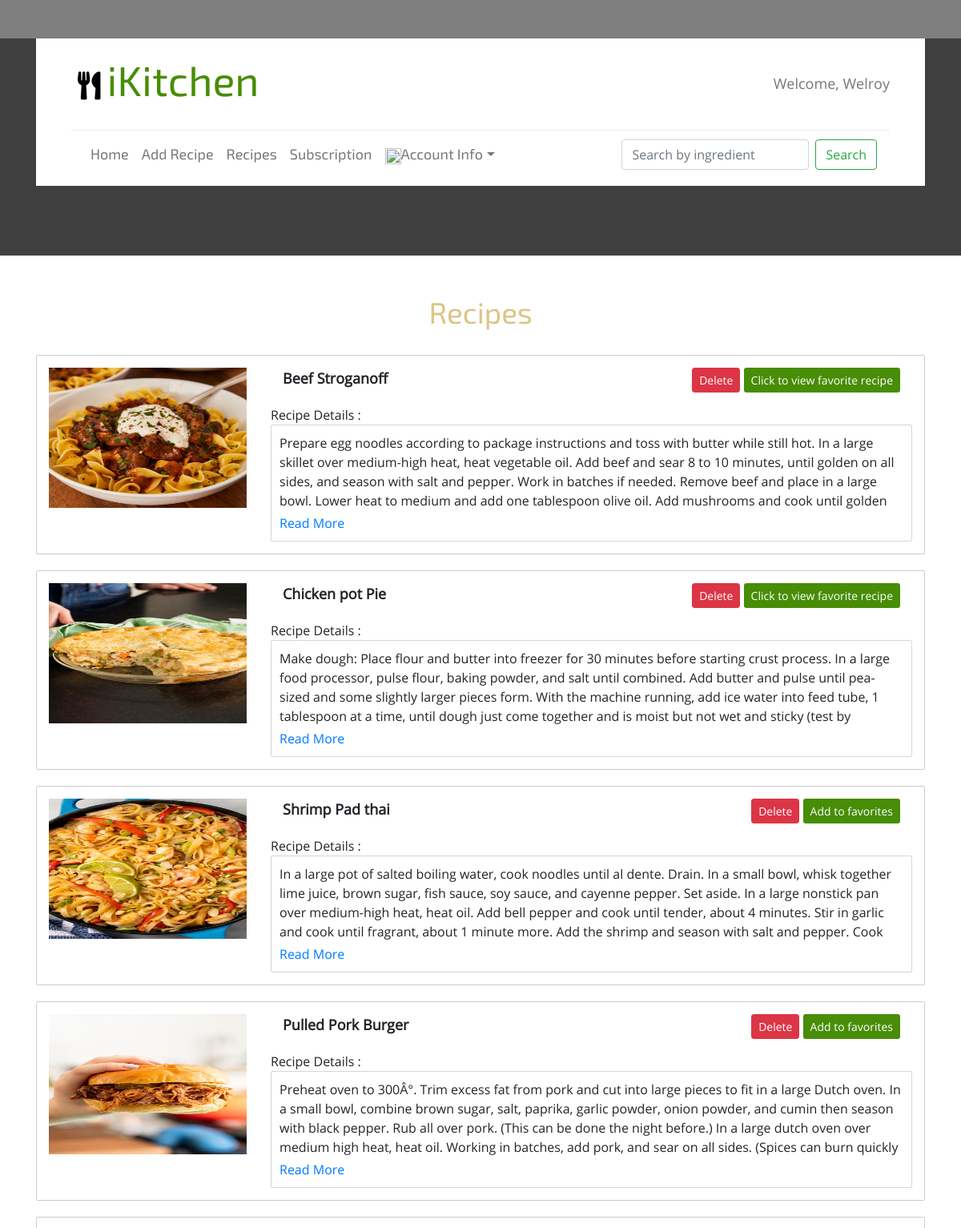
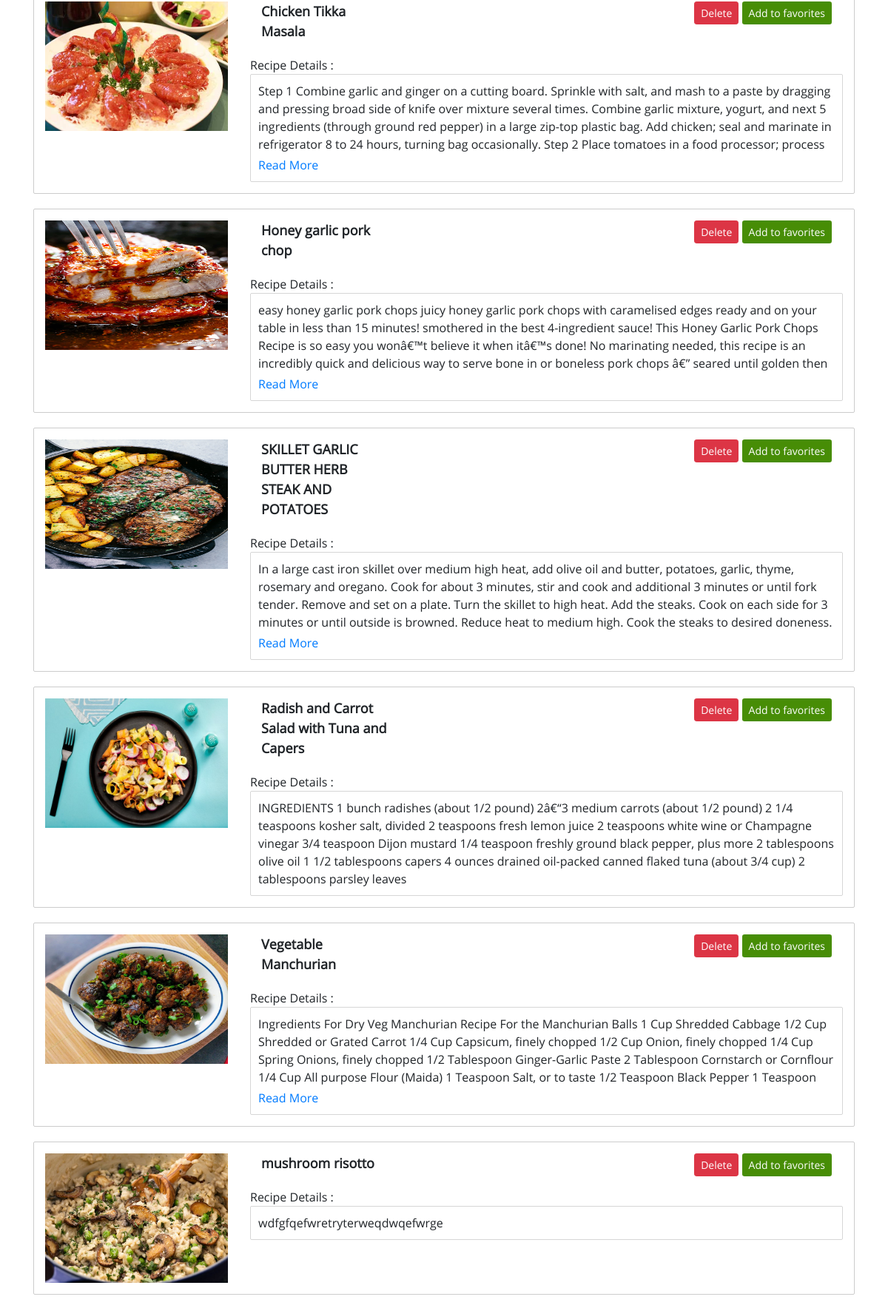
Page /gallery.php (signed in, upper part) on the committed database (2 pictures, top to bottom).
### tables this page shows
CREATE TABLE `entitlement` (
  `ent_id` int(11) NOT NULL,
  `ent_role` varchar(255) DEFAULT NULL,
  `user_id` int(11) DEFAULT NULL
);

CREATE TABLE `users` (
  `id` int(11) NOT NULL,
  `user_name` varchar(255) DEFAULT NULL,
  `user_email` varchar(255) DEFAULT NULL,
  `user_pass` varchar(255) NOT NULL
);

CREATE TABLE `content` (
  `content_id` int(11) NOT NULL,
  `title` varchar(100) NOT NULL,
  `image` blob,
  `content_protein` varchar(255) NOT NULL,
  `des` mediumtext,
  `user_id` int(11) DEFAULT NULL
);

### gallery.php (the view, shortened to what this page needs)
<?php
include_once 'dbconnect.php';
include 'header.php';
?>
	</div>
	</div>
<div class="gallery pages">
	  <div class="container">
		 <h2>Recipes</h2>
		 <?php
		 if($_SESSION){
		 $id = $_SESSION['usr_id'];
		 $query= "SELECT * FROM sub_del where `user_id`= $id";
		 $fire1 = mysqli_query($con,$query) or die(mysql_error());;
		 $row1 = mysqli_fetch_assoc($fire1);
		 $sub = $row1['sub_status'];
		 if($sub==1){
			$query = "SELECT * FROM content";
			$fire3 = mysqli_query($con,$query) or die("Cannot fetch the data".mysqli_error($con));
		?>
		 <div class="gallery-bottom">
				<div class="gallery-1">
					<div class="gallery-grid">
					<form role="form" action = "<?php echo $_SERVER['PHP_SELF']; ?>" method="post" name="delete">
						<?php
							while($row3 = mysqli_fetch_assoc($fire3)){
						?>
						<div class="row looping">
								<div class="col-md-3"><div><img src = "images/<?php echo $row3['image'];?>"></div></div>
								<div class="col-md-9">
									<div>
										<div class="row">
											<div class="col-md-3"><span><?php echo $row3['title'];?></span></div>
											<div class="col-md-9 ed-buttons"><?php
										if($row3['user_id'] == $_SESSION['usr_id']){
										?>
										<a class="btn btn-sm btn-danger" href="<?php $_SERVER['PHP_SELF']?>?del=<?php echo $row3['content_id']?>">Delete</a>
										<?php
										}
										?>
										<?php
											$query1 = "SELECT * FROM favorite where content_id = $row3[content_id] && user_id = $_SESSION[usr_id]";
											$fire4 = mysqli_query($con,$query1);
											if(!$row4 = mysqli_fetch_assoc($fire4)){
										?>
											<a class="btn btn-sm btn-primary" href="<?php $_SERVER['PHP_SELF']?>?add=<?php echo $row3['content_id']?>">Add to favorites</a>
											<?php
											}
											else{
												?>
												<a class="btn btn-sm btn-primary" href="favorite.php"><p>Click to view favorite recipe</p></a>
												<?php
											}
											?>
										</div>
										</div>
										<span class="rc-head">Recipe Details :</span>
										<span class="rc-info">
											<section id="demo">
												<article class="slide"><p><?php echo $row3['des'];?></p></article>
											</section>
											</span>
									</div>
								</div>
						</div>
					<?php }?>
			</form>
		 </div>
	 </div>
</div>
</div>
<?php
		 }
		}
		 include('footer.php');
?>

### header.php (shortened to what this page needs)
<!DOCTYPE HTML>
<html>
<head>
<link rel="stylesheet" href="https://stackpath.bootstrapcdn.com/bootstrap/4.1.3/css/bootstrap.min.css">
<link rel="stylesheet" href="css/lightbox.css">
<link href="css/style.css" rel='stylesheet' type='text/css' />
<link rel="stylesheet" href="https://use.fontawesome.com/releases/v5.3.1/css/all.css">
</head>
<body>
<div class="banner banner2">
	 <div class="container">
		 <div class="banner_head_top">
			 <div class="banner-head">
				 <div class="logo">
					 <h1><a href="index.php"><i class="fas fa-utensils"></i><span>iKitchen</span></a></h1>
				 </div>
					<div class="headr-right">
						<div class="details">
									<?php if($_SESSION) {
										$id=$_SESSION['usr_id'];
										$query="SELECT * FROM users u, entitlement e WHERE u.id=$id && e.user_id = $id";
										$fire = mysqli_query($con,$query) or die("Cannot fetch the data".mysqli_error($con));
										$row = mysqli_fetch_assoc($fire);
										$Ent=$row['ent_role'];
										?>
									<p align="center" class="navbar-text pro-name"><a href = "accountinfo.php" style="
    color: #777;
    transition: 0.2s ease; font-size:18px;">  Welcome, <?php echo $row['user_name'];
								}?></a></p>
						</div>
					</div>
				 <div class="clearfix"></div>
			 </div>
			 <div class="top-menu">
			 <div class="content white">
			<nav class="navbar navbar-expand-lg navbar-default">
				<div class="collapse navbar-collapse" id="navbarSupportedContent">
				<ul class="navbar-nav mr-auto" id="navi">
							 <li class=""><a href="index.php" class="nav-link">Home</a></li>
							<?php
							 if($_SESSION){
								 if($Ent=='Restauranter'){?>
									<li> <a href="content.php" class="nav-link">Add Recipe</a></li>
								 <?php }
								 if($Ent == 'Admin'){?>
								 <?php }
								}
								?>
							 <li class="">
							 	<a href="gallery.php" class="nav-link">Recipes</a>
							</li>
							 <li class="">
							 	<a href="subscription.php" class="nav-link">Subscription</a>
							</li>
							<li class="dropdown">
							<?php if (isset($_SESSION['usr_id'])) { ?>
							<a href="#" class="nav-link scroll dropdown-toggle" data-toggle="dropdown"><img src="https://png.icons8.com/metro/50/000000/administrator-male.png" height="20px" width="20px">Account Info</a>
									<?php } else { ?>
								<li class=""><a class="nav-link" href="login.php" style="font-size:18px;"><img src="https://png.icons8.com/metro/50/000000/administrator-male.png" height="25px" width="25px">&nbsp Login</a>
								</li>
							<?php } ?></li>
						 </ul>
						 <form class="form-inline my-2 my-lg-0" action="search.php" method="GET" name="search" >
							<input class="form-control mr-sm-2" name="searchvalue" type="search" placeholder="Search by ingredient" aria-label="Search">
							<button class="btn btn-outline-success my-2 my-sm-0" id="submit" type="submit">Search</button>
						</form>
				</div>
				</nav>
			 </div>
			  </div>
		  </div>

### css/lightbox.css (style rules this page uses)
body:after { content: url(../images/close.png) url(../images/loading.gif) url(../images/prev.png) url(../images/next.png); display: none; }

### css/style.css (style rules this page uses)
body { position: relative; z-index: 1; }
.custom-login .btn-primary,.account-info.pages .btn-primary,.ed-buttons .btn-primary { background-color:#478D06!important;border-color: transparent; }
.col-md-9.ed-buttons { text-align: right; }
.row.looping { margin-bottom: 20px; padding: 15px 0; border: 1px solid #ccc; border-radius: 2px; }
.looping .col-md-3 div > img { height: 175px; background-size: 100%; }
.looping div span:first-child { display: block; }
.looping div span:first-child { font-size: 18px; font-weight: 800; margin-bottom:20px; }
.looping .col-md-9 { border-radius: 2px; }
span.rc-head { display: inline-block; width: 15%; vertical-align: top; }
span.rc-info { display:block; width: 100%; border: 1px solid #cccc; border-radius: 2px; padding: 10px; }
span.rc-info p { width: 100%; height: auto; word-wrap: break-word; }
.navbar-default { background-color: #fff!important; border-color: transparent!important; }
h4, h5, h6, h1, h2, h3 { margin: 0; }
ul, ol { margin: 0; padding:0; list-style: none; }
p { margin: 0; }
html, body { font-family: 'OpenSans-Regular'!important; font-size: 100%; background: #ffffff; }
body a { transition:0.5s all; -webkit-transition:0.5s all; -moz-transition:0.5s all; -o-transition:0.5s all; -ms-transition:0.5s all; }
.row { margin:0; }
.banner { background-size:cover; min-height:790px; background: rgba(0, 0, 0, 0.5); }
.logo { float:left; }
.headr-right { float:right; }
.banner_head_top { background: #fff; padding:20px 44px 10px; margin-top:3em; margin-bottom:30px; }
.logo h1 a { display:inline-block; color:#DBC585; font-size:1.3em; font-family:'Exo2-Regular'; text-decoration:none; }
.logo h1 a span { color:#478D06; }
.details { padding-top: 15px; }
.fa-utensils:before { content: "\e179"; color:#000; font-size: 35px; margin: 0 8px; }
.navbar-collapse { padding:0; }
.navbar-nav > li > .nav-link { font-family: 'Exo2-Regular'; font-size:18px; color: #777; }
.navbar { margin:2em 0; }
.navbar-default { background-color: #FFFFFF; border-color: #FFFFFF; }
.navbar { margin: 0em 0; }
.top-menu { border-top: 1px ridge #eee; }
.banner-head { margin-bottom: 2em; }
.banner2 { background-size:cover; min-height:184px; background: rgba(0, 0, 0, 0.5); }
.about h2,.team h3,h2.top,.recp-sec h2,.gallery h2,.contact h2 { color:#DBC585; font-family: 'Exo2-Regular'; font-size: 2.3em; text-align:center; }
.gallery { padding:3em 3em; }
.gallery-bottom { margin-top:2em; }
.gallery-grid img { width:100%; }
.gallery-grid { position: relative; }
.gallery-1 { margin-top:25px; }
.gallery-1:nth-child(1) { margin-top:0; }
.pages { padding: 3em 0px; background:#fff; }
@media (max-width: 1280px) { .banner { min-height: 640px; } }
@media (max-width: 1280px) { .banner2 { min-height: 271px; } }

### rows in the picture
entitlement: user.user_name "Welroy"
content: image (picture), title "Beef Stroganoff", shows "Click to view favorite recipe", des "Prepare egg noodles according to package instructions and toss with butter while still hot. In a large skillet over medium-high heat, heat vegetable oil. Add beef and sear 8 to 10 minutes, until golden on all sides, and season with salt and pepper. Work in batches if needed. Remove beef and place in a large bowl. Lower heat to medium and add one tablespoon olive oil. Add mushrooms and cook until golden…"
content: image (picture), title "Chicken pot Pie", shows "Click to view favorite recipe", des "Make dough: Place flour and butter into freezer for 30 minutes before starting crust process. In a large food processor, pulse flour, baking powder, and salt until combined. Add butter and pulse until pea-sized and some slightly larger pieces form. With the machine running, add ice water into feed tube, 1 tablespoon at a time, until dough just come together and is moist but not wet and sticky (test by…"
content: image (picture), title "Shrimp Pad thai", des "In a large pot of salted boiling water, cook noodles until al dente. Drain. In a small bowl, whisk together lime juice, brown sugar, fish sauce, soy sauce, and cayenne pepper. Set aside. In a large nonstick pan over medium-high heat, heat oil. Add bell pepper and cook until tender, about 4 minutes. Stir in garlic and cook until fragrant, about 1 minute more. Add the shrimp and season with salt and pepper. Cook…"
content: image (picture), title "Pulled Pork Burger", des "Preheat oven to 300Â°. Trim excess fat from pork and cut into large pieces to fit in a large Dutch oven. In a small bowl, combine brown sugar, salt, paprika, garlic powder, onion powder, and cumin then season with black pepper. Rub all over pork. (This can be done the night before.) In a large dutch oven over medium high heat, heat oil. Working in batches, add pork, and sear on all sides. (Spices can burn quickly…"
content: image (picture), title "Chicken Tikka Masala", des "Step 1 Combine garlic and ginger on a cutting board. Sprinkle with salt, and mash to a paste by dragging and pressing broad side of knife over mixture several times. Combine garlic mixture, yogurt, and next 5 ingredients (through ground red pepper) in a large zip-top plastic bag. Add chicken; seal and marinate in refrigerator 8 to 24 hours, turning bag occasionally. Step 2 Place tomatoes in a food processor; process…"
content: image (picture), title "Honey garlic pork chop", des "easy honey garlic pork chops juicy honey garlic pork chops with caramelised edges ready and on your table in less than 15 minutes! smothered in the best 4-ingredient sauce! This Honey Garlic Pork Chops Recipe is so easy you wonâ€™t believe it when itâ€™s done! No marinating needed, this recipe is an incredibly quick and delicious way to serve bone in or boneless pork chops â€” seared until golden then…"
content: image (picture), title "SKILLET GARLIC BUTTER HERB STEAK AND POTATOES", des "In a large cast iron skillet over medium high heat, add olive oil and butter, potatoes, garlic, thyme, rosemary and oregano. Cook for about 3 minutes, stir and cook and additional 3 minutes or until fork tender. Remove and set on a plate. Turn the skillet to high heat. Add the steaks. Cook on each side for 3 minutes or until outside is browned. Reduce heat to medium high. Cook the steaks to desired doneness.…"
content: image (picture), title "Radish and Carrot Salad with Tuna and Capers", des "INGREDIENTS 1 bunch radishes (about 1/2 pound) 2â€“3 medium carrots (about 1/2 pound) 2 1/4 teaspoons kosher salt, divided 2 teaspoons fresh lemon juice 2 teaspoons white wine or Champagne vinegar 3/4 teaspoon Dijon mustard 1/4 teaspoon freshly ground black pepper, plus more 2 tablespoons olive oil 1 1/2 tablespoons capers 4 ounces drained oil-packed canned flaked tuna (about 3/4 cup) 2 tablespoons parsley leaves"
content: image (picture), title "Vegetable Manchurian", des "Ingredients For Dry Veg Manchurian Recipe For the Manchurian Balls 1 Cup Shredded Cabbage 1/2 Cup Shredded or Grated Carrot 1/4 Cup Capsicum, finely chopped 1/2 Cup Onion, finely chopped 1/4 Cup Spring Onions, finely chopped 1/2 Tablespoon Ginger-Garlic Paste 2 Tablespoon Cornstarch or Cornflour 1/4 Cup All purpose Flour (Maida) 1 Teaspoon Salt, or to taste 1/2 Teaspoon Black Pepper 1 Teaspoon…"
content: image (picture), title "mushroom risotto", des "wdfgfqefwretryterweqdwqefwrge"
